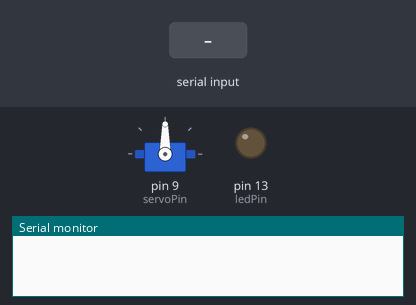
This sketch was run on a simulated Arduino Uno, built with avr-gcc and run on an emulated ATmega328P. Parts: servo, output pins drawn as LEDs (lit = HIGH), the last lines printed to the serial monitor. Inputs (shaded band) come from the test bench.

Above: at 1.2 s.
1.3 s: "90,45\n" received over Serial
At 2.2 s:
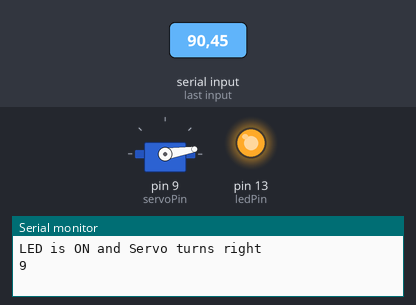
2.8 s: "30,150\n" received over Serial
At 3.3 s:
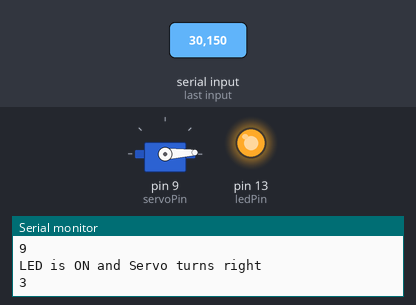
Timing chart, 0 to 5.8 s (numbered marks = the images above; inputs shaded):
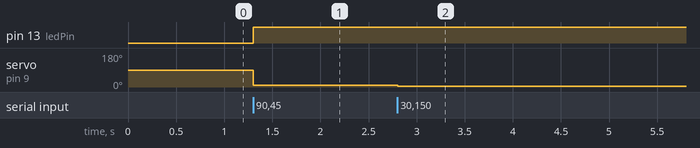

Measured:
- after the input at 1.3 s, pin 13 (ledPin): LOW → HIGH at once; servo on pin 9 (servoPin): 90° → 9° at once
- after the input at 2.8 s, servo on pin 9 (servoPin): 9° → 3° at once

The sketch:

JBT_9.2.5_SerialComm_ControllingServoNon-ASCII.ino
```cpp
//Servo Control using ASCII Data type values

#include <Servo.h>

Servo francisSG90servo;

int ledPin = 13;
int servoPin = 9;

void setup() {
  Serial.begin(9600);
  pinMode(ledPin, OUTPUT);
  francisSG90servo.attach(servoPin);
  francisSG90servo.write(90);
}

void loop() {
  // have the arduino wait to receive input
  while(Serial.available() == 0);
  //Read the Input
  int val = Serial.read() - '0';
  if (val < 90){
    Serial.println("LED is ON and Servo turns right");
    Serial.println(val, DEC); //converted to DEC
    digitalWrite(ledPin, HIGH);
    francisSG90servo.write(val);
  } else if (val >= 90){
    Serial.println("LED is OFF and Servo turns left");
    Serial.println(val, DEC);
    digitalWrite(ledPin, LOW);
    francisSG90servo.write(val);
  } else {
    Serial.println("Invalid!");
    Serial.println(val, DEC);
  }
  delay(10);
  while(Serial.available() > 0){
    Serial.read();
    delay(10);
  }
}
```
